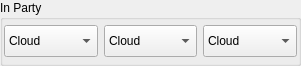
     <widget class="QGroupBox" name="groupBox">
      <property name="geometry">
       <rect>
        <x>0</x>
        <y>0</y>
        <width>301</width>
        <height>66</height>
       </rect>
      </property>
      <property name="title">
       <string>In Party</string>
      </property>
      <property name="flat">
       <bool>false</bool>
      </property>
      <property name="checkable">
       <bool>false</bool>
      </property>
      <layout class="QGridLayout" name="gridLayout_3">
       <property name="margin">
        <number>1</number>
       </property>
       <item row="0" column="0">
        <widget class="QComboBox" name="combo_party1">
         <property name="minimumSize">
          <size>
           <width>0</width>
           <height>32</height>
          </size>
         </property>
         <item>
          <property name="text">
           <string>Cloud</string>
          </property>
          <property name="icon">
           <iconset resource="images.qrc">
            <normaloff>:/icon/cloud_icon</normaloff>:/icon/cloud_icon</iconset>
          </property>
         </item>
         <item>
          <property name="text">
           <string>Barret</string>
          </property>
          <property name="icon">
           <iconset resource="images.qrc">
            <normaloff>:/icon/barret_icon</normaloff>:/icon/barret_icon</iconset>
          </property>
         </item>
         <item>
          <property name="text">
           <string>Tifa</string>
          </property>
          <property name="icon">
           <iconset resource="images.qrc">
            <normaloff>:/icon/tifa_icon</normaloff>:/icon/tifa_icon</iconset>
          </property>
         </item>
         <item>
          <property name="text">
           <string>Aerith</string>
          </property>
          <property name="icon">
           <iconset resource="images.qrc">
            <normaloff>:/icon/aeris_icon</normaloff>:/icon/aeris_icon</iconset>
          </property>
         </item>
         <item>
          <property name="text">
           <string>Red XIII</string>
          </property>
          <property name="icon">
           <iconset resource="images.qrc">
            <normaloff>:/icon/red_icon</normaloff>:/icon/red_icon</iconset>
          </property>
         </item>
         <item>
          <property name="text">
           <string>Yuffie</string>
          </property>
          <property name="icon">
           <iconset resource="images.qrc">
            <normaloff>:/icon/yuffie_icon</normaloff>:/icon/yuffie_icon</iconset>
          </property>
         </item>
         <item>
          <property name="text">
           <string>Cait Sith</string>
          </property>
          <property name="icon">
           <iconset resource="images.qrc">
            <normaloff>:/icon/cait_icon</normaloff>:/icon/cait_icon</iconset>
          </property>
         </item>
         <item>
          <property name="text">
           <string>Vincent</string>
          </property>
          <property name="icon">
           <iconset resource="images.qrc">
            <normaloff>:/icon/vincent_icon</normaloff>:/icon/vincent_icon</iconset>
          </property>
         </item>
         <item>
          <property name="text">
           <string>Cid</string>
          </property>
          <property name="icon">
           <iconset resource="images.qrc">
            <normaloff>:/icon/cid_icon</normaloff>:/icon/cid_icon</iconset>
          </property>
         </item>
         <item>
          <property name="text">
           <string>0x09</string>
          </property>
         </item>
         <item>
          <property name="text">
           <string>0x0A</string>
          </property>
         </item>
         <item>
          <property name="text">
           <string>0x0B</string>
          </property>
         </item>
         <item>
          <property name="text">
           <string>-Empty-</string>
          </property>
         </item>
        </widget>
       </item>
       <item row="0" column="1">
        <widget class="QComboBox" name="combo_party2">
         <property name="minimumSize">
          <size>
           <width>0</width>
           <height>32</height>
          </size>
         </property>
         <item>
          <property name="text">
           <string>Cloud</string>
          </property>
          <property name="icon">
           <iconset resource="images.qrc">
            <normaloff>:/icon/cloud_icon</normaloff>:/icon/cloud_icon</iconset>
          </property>
         </item>
         <item>
          <property name="text">
           <string>Barret</string>
          </property>
          <property name="icon">
           <iconset resource="images.qrc">
            <normaloff>:/icon/barret_icon</normaloff>:/icon/barret_icon</iconset>
          </property>
         </item>
         <item>
          <property name="text">
           <string>Tifa</string>
          </property>
          <property name="icon">
           <iconset resource="images.qrc">
            <normaloff>:/icon/tifa_icon</normaloff>:/icon/tifa_icon</iconset>
          </property>
         </item>
         <item>
          <property name="text">
           <string>Aerith</string>
          </property>
          <property name="icon">
           <iconset resource="images.qrc">
            <normaloff>:/icon/aeris_icon</normaloff>:/icon/aeris_icon</iconset>
          </property>
         </item>
         <item>
          <property name="text">
           <string>Red XIII</string>
          </property>
          <property name="icon">
           <iconset resource="images.qrc">
            <normaloff>:/icon/red_icon</normaloff>:/icon/red_icon</iconset>
          </property>
         </item>
         <item>
          <property name="text">
           <string>Yuffie</string>
          </property>
          <property name="icon">
           <iconset resource="images.qrc">
            <normaloff>:/icon/yuffie_icon</normaloff>:/icon/yuffie_icon</iconset>
          </property>
         </item>
         <item>
          <property name="text">
           <string>Cait Sith</string>
          </property>
          <property name="icon">
           <iconset resource="images.qrc">
            <normaloff>:/icon/cait_icon</normaloff>:/icon/cait_icon</iconset>
          </property>
         </item>
         <item>
          <property name="text">
           <string>Vincent</string>
          </property>
          <property name="icon">
           <iconset resource="images.qrc">
            <normaloff>:/icon/vincent_icon</normaloff>:/icon/vincent_icon</iconset>
          </property>
         </item>
         <item>
          <property name="text">
           <string>Cid</string>
          </property>
          <property name="icon">
           <iconset resource="images.qrc">
            <normaloff>:/icon/cid_icon</normaloff>:/icon/cid_icon</iconset>
          </property>
         </item>
         <item>
          <property name="text">
           <string>0x09</string>
          </property>
         </item>
         <item>
          <property name="text">
           <string>0x0A</string>
          </property>
         </item>
         <item>
          <property name="text">
           <string>0x0B</string>
          </property>
         </item>
         <item>
          <property name="text">
           <string>-Empty-</string>
          </property>
         </item>
        </widget>
       </item>
       <item row="0" column="2">
        <widget class="QComboBox" name="combo_party3">
         <property name="minimumSize">
          <size>
           <width>0</width>
           <height>32</height>
          </size>
         </property>
         <item>
          <property name="text">
           <string>Cloud</string>
          </property>
          <property name="icon">
           <iconset resource="images.qrc">
            <normaloff>:/icon/cloud_icon</normaloff>:/icon/cloud_icon</iconset>
          </property>
         </item>
         <item>
          <property name="text">
           <string>Barret</string>
          </property>
          <property name="icon">
           <iconset resource="images.qrc">
            <normaloff>:/icon/barret_icon</normaloff>:/icon/barret_icon</iconset>
          </property>
         </item>
         <item>
          <property name="text">
           <string>Tifa</string>
          </property>
          <property name="icon">
           <iconset resource="images.qrc">
            <normaloff>:/icon/tifa_icon</normaloff>:/icon/tifa_icon</iconset>
          </property>
         </item>
         <item>
          <property name="text">
           <string>Aerith</string>
          </property>
          <property name="icon">
           <iconset resource="images.qrc">
            <normaloff>:/icon/aeris_icon</normaloff>:/icon/aeris_icon</iconset>
          </property>
         </item>
         <item>
          <property name="text">
           <string>Red XIII</string>
          </property>
          <property name="icon">
           <iconset resource="images.qrc">
            <normaloff>:/icon/red_icon</normaloff>:/icon/red_icon</iconset>
          </property>
         </item>
         <item>
          <property name="text">
           <string>Yuffie</string>
          </property>
          <property name="icon">
           <iconset resource="images.qrc">
            <normaloff>:/icon/yuffie_icon</normaloff>:/icon/yuffie_icon</iconset>
          </property>
         </item>
         <item>
          <property name="text">
           <string>Cait Sith</string>
          </property>
          <property name="icon">
           <iconset resource="images.qrc">
            <normaloff>:/icon/cait_icon</normaloff>:/icon/cait_icon</iconset>
          </property>
         </item>
         <item>
          <property name="text">
           <string>Vincent</string>
          </property>
          <property name="icon">
           <iconset resource="images.qrc">
            <normaloff>:/icon/vincent_icon</normaloff>:/icon/vincent_icon</iconset>
          </property>
         </item>
         <item>
          <property name="text">
           <string>Cid</string>
          </property>
          <property name="icon">
           <iconset resource="images.qrc">
            <normaloff>:/icon/cid_icon</normaloff>:/icon/cid_icon</iconset>
          </property>
         </item>
         <item>
          <property name="text">
           <string>0x09</string>
          </property>
         </item>
         <item>
          <property name="text">
           <string>0x0A</string>
          </property>
         </item>
         <item>
          <property name="text">
           <string>0x0B</string>
          </property>
         </item>
         <item>
          <property name="text">
           <string>-Empty-</string>
          </property>
         </item>
        </widget>
       </item>
      </layout>
     </widget>
